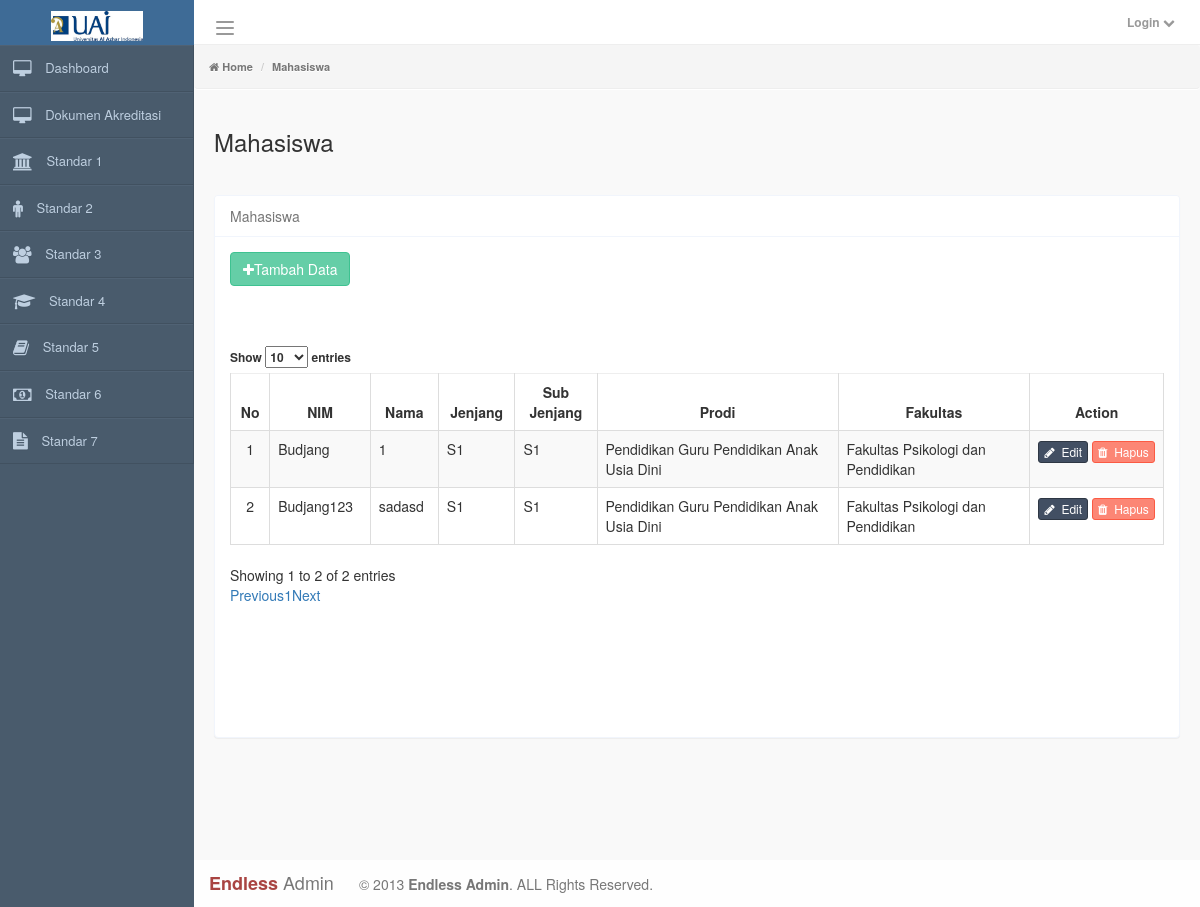
/index.php/admin/mahasiswa, run on the app's committed database.
### tables this page shows
CREATE TABLE `tbl_mahasiswa` (
  `mahasiswa_id` int(11) NOT NULL,
  `id_prodi` varchar(255) DEFAULT NULL,
  `nama` varchar(255) DEFAULT NULL,
  `nim` varchar(255) DEFAULT NULL,
  `status_kelulusan` int(11) DEFAULT NULL
);

CREATE TABLE `tbl_jenjang` (
  `jenjang_id` int(11) NOT NULL,
  `jenjang_nama` varchar(255) DEFAULT NULL
);

CREATE TABLE `tbl_subjenjang` (
  `subjenjang_id` int(11) NOT NULL,
  `id_jenjang` int(11) DEFAULT NULL,
  `subjenjang_nama` varchar(255) DEFAULT NULL
);

CREATE TABLE `tbl_prodi` (
  `prodi_id` int(11) NOT NULL,
  `prodi_nama` varchar(255) DEFAULT NULL,
  `id_fakultas` int(11) DEFAULT NULL,
  `id_subjenjang` int(11) DEFAULT NULL,
  `no_sk` varchar(255) DEFAULT NULL,
  `tahun_sk` int(255) DEFAULT NULL,
  `daluarsa` date DEFAULT NULL,
  `sertifikat` varchar(255) DEFAULT NULL,
  `id_akreditasi` int(11) DEFAULT NULL
);

CREATE TABLE `tbl_fakultas` (
  `fakultas_id` int(11) NOT NULL,
  `fakultas_nama` varchar(255) DEFAULT NULL
);

### application/controllers/admin/Mahasiswa.php (called while the page is built, shortened)
<?php if (!defined('BASEPATH')) exit('No direct script access allowed');
class Mahasiswa extends CI_Controller
{
	function __construct()
	{
		$this->load->model('m_umum');
		$this->load->model('m_crud');
	}
	public function index()
	{
		$data = [
			"userLogin" => $this->session->userdata('loginData'),
			"v_content" => 'member/mahasiswa/index',
			"title" 	=> "Mahasiswa",
			"breadcrumb" => 'Mahasiswa',
			"listData"	 => $this->m_crud->getjoiningdata($data = ['tbl_mahasiswa', 'tbl_prodi', 'tbl_subjenjang', 'tbl_jenjang', 'tbl_fakultas'])->result(),
		];
		$this->load->view('layout', $data);
	}
}

### index.php (called while the page is built, shortened)
<?php
require_once BASEPATH.'core/CodeIgniter.php';

### application/models/M_crud.php (called while the page is built, shortened)
<?php
class M_crud extends CI_Model {
	function getjoiningdata($table)
	{
		foreach ($table as $key => $value) {
			if($table[0] == $value) continue;
			$this->db->join($value, str_replace('tbl_', '', $value).'_id = id_'.str_replace('tbl_', '', $value));
		}
		return $this->db->get($table[0]);
	}
}

### application/views/member/mahasiswa/index.php (the view, shortened to what this page needs)
<div class="panel panel-default">
  <div class="panel-heading clearfix">
    <span class="pull-left"><?= $title ?></span>
  </div>
  <div class="panel-body" style="min-height: 500px; overflow-x: scroll; ">
    <a href="<?= base_url('admin/mahasiswa/add') ?>" class="btn btn-success"><i class="fa fa-plus"></i>Tambah Data</a><br><br><br><br>
    <table class="table table-bordered table-striped DataTablePrint">
      <thead>
        <tr>
          <th width="5%">No</th>
          <th>NIM</th>
          <th>Nama</th>
          <th>Jenjang</th>
          <th>Sub Jenjang</th>
          <th>Prodi</th>
          <th>Fakultas</th>
          <th width="15%">Action</th>
        </tr>
      </thead>
      <tbody>
        <?php foreach ($listData as $key => $value) : ?>
          <tr role="row" class="odd">
            <td class="text-center"><?= $key + 1 ?></td>
            <td><?= $value->nama ?></td>
            <td><?= $value->nim ?></td>
            <td><?= $value->jenjang_nama ?></td>
            <td><?= $value->subjenjang_nama ?></td>
            <td><?= $value->prodi_nama ?></td>
            <td><?= $value->fakultas_nama ?></td>
            <td class="text-center">
              <a href="#" class="btn btn-primary btn-xs"><i class="fa fa-pencil"></i>&nbsp Edit</a>
              <a onclick="return confirm('Hapus Data?')" href="<?= base_url('admin/mahasiswa/hapus/' . $value->mahasiswa_id) ?>" class="btn btn-danger  btn-xs"><i class="fa fa-trash"></i>&nbsp Hapus</a>
            </td>
          </tr>
        <?php endforeach; ?>
      </tbody>
    </table>
  </div>
</div>

### application/views/_include/head.php (style rules this page uses)
th { text-align: center; vertical-align: middle; border-bottom-width: 0px !important; }

### data on the page
tbl_mahasiswa: nama "Budjang", nim "1", tbl_jenjang.jenjang_nama "S1", tbl_subjenjang.subjenjang_nama "S1", id_prodi.prodi_nama "Pendidikan Guru Pendidikan Anak Usia Dini", tbl_fakultas.fakultas_nama "Fakultas Psikologi dan Pendidikan"
tbl_mahasiswa: nama "Budjang123", nim "sadasd", tbl_jenjang.jenjang_nama "S1", tbl_subjenjang.subjenjang_nama "S1", id_prodi.prodi_nama "Pendidikan Guru Pendidikan Anak Usia Dini", tbl_fakultas.fakultas_nama "Fakultas Psikologi dan Pendidikan"

### other printed values
$breadcrumb "Mahasiswa"
$title "Mahasiswa"
